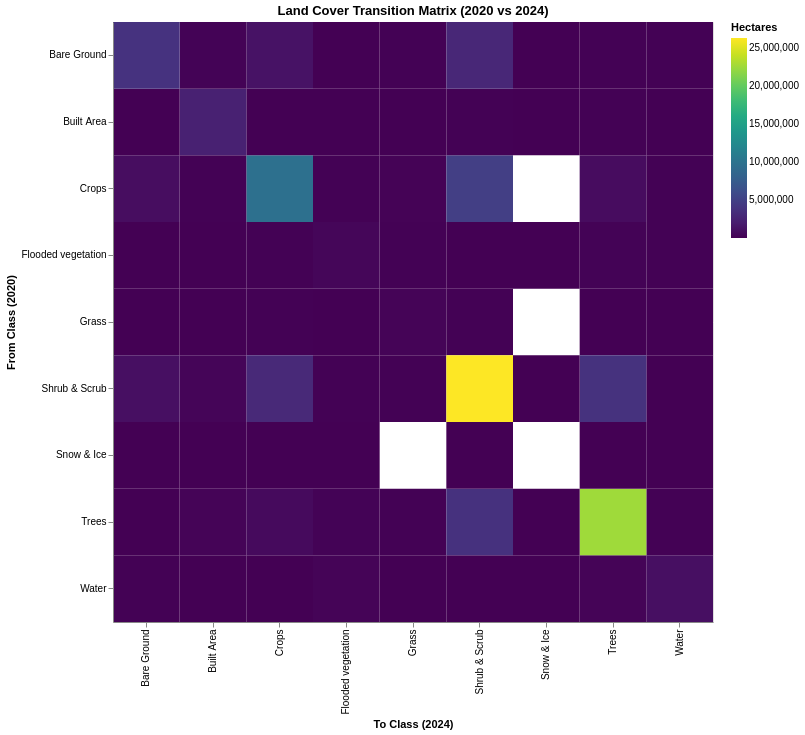

The code cell stored with this chart in its notebook:
### Markdown cell above
### Transition Matrix Analysis
This matrix shows the area (in hectares) that transitioned from one class to another between the start and end years.

**Automated Insights**:
The analysis below also provides a detailed report on:
- **Deforestation**: Forest loss to specific classes.
- **Urbanization**: Expansion of built-up areas.
- **Agricultural Expansion**: New crop areas.
- **Regrowth**: New tree cover.

### Code cell
print("Calculating transition matrix... this may take a moment.")
df_trans = analyzer.calculate_transition_matrix(2020, 2024, scale=SCALE_COUNTRY)

# Pivot for readable matrix format
pivot_trans = df_trans.pivot(index='Start_Class', columns='End_Class', values='Hectares').fillna(0)

# Display as a heatmap using Altair
heatmap = alt.Chart(df_trans).mark_rect().encode(
    x=alt.X('End_Class:N', title='To Class (2024)'),
    y=alt.Y('Start_Class:N', title='From Class (2020)'),
    color=alt.Color('Hectares:Q', scale=alt.Scale(scheme='viridis')),
    tooltip=['Start_Class', 'End_Class', alt.Tooltip('Hectares', format=',.0f')]
).properties(
    title='Land Cover Transition Matrix (2020 vs 2024)',
    width=600,
    height=600
)

display(pivot_trans.style.format("{:,.0f}").background_gradient(cmap="viridis", axis=None))
heatmap.display()

# Explain results
analyzer.explain_transitions(df_trans)

### Figure 1 — Vega-Lite specification as saved in the notebook (floating-point values rounded to 4 significant figures)
{"config": {"view": {"continuousWidth": 300, "continuousHeight": 300}}, "data": {"name": "data-fb21ff5b96aaac8d05cd9fe171398534"}, "mark": {"type": "rect"}, "encoding": {"color": {"field": "Hectares", "scale": {"scheme": "viridis"}, "type": "quantitative"}, "tooltip": [{"field": "Start_Class", "type": "nominal"}, {"field": "End_Class", "type": "nominal"}, {"field": "Hectares", "format": ",.0f", "type": "quantitative"}], "x": {"field": "End_Class", "title": "To Class (2024)", "type": "nominal"}, "y": {"field": "Start_Class", "title": "From Class (2020)", "type": "nominal"}}, "height": 600, "title": "Land Cover Transition Matrix (2020 vs 2024)", "width": 600, "$schema": "https://vega.github.io/schema/vega-lite/v6.1.0.json", "datasets": {"data-fb21ff5b96aaac8d05cd9fe171398534": [{"Start_Class": "Water", "End_Class": "Water", "Hectares": 960500.0}, {"Start_Class": "Water", "End_Class": "Trees", "Hectares": 174300.0}, {"Start_Class": "Water", "End_Class": "Grass", "Hectares": 5191.0}, {"Start_Class": "Water", "End_Class": "Flooded vegetation", "Hectares": 228500.0}, {"Start_Class": "Water", "End_Class": "Crops", "Hectares": 14550.0}, {"Start_Class": "Water", "End_Class": "Shrub & Scrub", "Hectares": 7536.0}, {"Start_Class": "Water", "End_Class": "Built Area", "Hectares": 2917.0}, {"Start_Class": "Water", "End_Class": "Bare Ground", "Hectares": 35260.0}, {"Start_Class": "Water", "End_Class": "Snow & Ice", "Hectares": 136.6}, {"Start_Class": "Trees", "End_Class": "Water", "Hectares": 37830.0}, {"Start_Class": "Trees", "End_Class": "Trees", "Hectares": 22540000.0}, {"Start_Class": "Trees", "End_Class": "Grass", "Hectares": 79650.0}, {"Start_Class": "Trees", "End_Class": "Flooded vegetation", "Hectares": 118600.0}, {"Start_Class": "Trees", "End_Class": "Crops", "Hectares": 588300.0}, {"Start_Class": "Trees", "End_Class": "Shrub & Scrub", "Hectares": 3680000.0}, {"Start_Class": "Trees", "End_Class": "Built Area", "Hectares": 233700.0}, {"Start_Class": "Trees", "End_Class": "Bare Ground", "Hectares": 10990.0}, {"Start_Class": "Trees", "End_Class": "Snow & Ice", "Hectares": 61.14}, {"Start_Class": "Grass", "End_Class": "Water", "Hectares": 9817.0}, {"Start_Class": "Grass", "End_Class": "Trees", "Hectares": 32340.0}, {"Start_Class": "Grass", "End_Class": "Grass", "Hectares": 169300.0}, {"Start_Class": "Grass", "End_Class": "Flooded vegetation", "Hectares": 24410.0}, {"Start_Class": "Grass", "End_Class": "Crops", "Hectares": 54890.0}, {"Start_Class": "Grass", "End_Class": "Shrub & Scrub", "Hectares": 35430.0}, {"Start_Class": "Grass", "End_Class": "Built Area", "Hectares": 117.1}, {"Start_Class": "Grass", "End_Class": "Bare Ground", "Hectares": 6748.0}, {"Start_Class": "Flooded vegetation", "End_Class": "Water", "Hectares": 52760.0}, {"Start_Class": "Flooded vegetation", "End_Class": "Trees", "Hectares": 104600.0}, {"Start_Class": "Flooded vegetation", "End_Class": "Grass", "Hectares": 34290.0}, {"Start_Class": "Flooded vegetation", "End_Class": "Flooded vegetation", "Hectares": 354600.0}, {"Start_Class": "Flooded vegetation", "End_Class": "Crops", "Hectares": 34350.0}, {"Start_Class": "Flooded vegetation", "End_Class": "Shrub & Scrub", "Hectares": 15300.0}, {"Start_Class": "Flooded vegetation", "End_Class": "Built Area", "Hectares": 856.7}, {"Start_Class": "Flooded vegetation", "End_Class": "Bare Ground", "Hectares": 6497.0}, {"Start_Class": "Flooded vegetation", "End_Class": "Snow & Ice", "Hectares": 26.73}, {"Start_Class": "Crops", "End_Class": "Water", "Hectares": 40120.0}, {"Start_Class": "Crops", "End_Class": "Trees", "Hectares": 751700.0}, {"Start_Class": "Crops", "End_Class": "Grass", "Hectares": 149000.0}, {"Start_Class": "Crops", "End_Class": "Flooded vegetation", "Hectares": 59110.0}, {"Start_Class": "Crops", "End_Class": "Crops", "Hectares": 9640000.0}, {"Start_Class": "Crops", "End_Class": "Shrub & Scrub", "Hectares": 4800000.0}, {"Start_Class": "Crops", "End_Class": "Built Area", "Hectares": 73430.0}, {"Start_Class": "Crops", "End_Class": "Bare Ground", "Hectares": 802600.0}, {"Start_Class": "Shrub & Scrub", "End_Class": "Water", "Hectares": 32860.0}, {"Start_Class": "Shrub & Scrub", "End_Class": "Trees", "Hectares": 3723000.0}, {"Start_Class": "Shrub & Scrub", "End_Class": "Grass", "Hectares": 95880.0}, {"Start_Class": "Shrub & Scrub", "End_Class": "Flooded vegetation", "Hectares": 43820.0}, {"Start_Class": "Shrub & Scrub", "End_Class": "Crops", "Hectares": 2964000.0}, {"Start_Class": "Shrub & Scrub", "End_Class": "Shrub & Scrub", "Hectares": 26280000.0}, {"Start_Class": "Shrub & Scrub", "End_Class": "Built Area", "Hectares": 260700.0}, {"Start_Class": "Shrub & Scrub", "End_Class": "Bare Ground", "Hectares": 946800.0}, {"Start_Class": "Shrub & Scrub", "End_Class": "Snow & Ice", "Hectares": 2.954}, {"Start_Class": "Built Area", "End_Class": "Water", "Hectares": 1792.0}, {"Start_Class": "Built Area", "End_Class": "Trees", "Hectares": 92810.0}, {"Start_Class": "Built Area", "End_Class": "Grass", "Hectares": 132.2}, {"Start_Class": "Built Area", "End_Class": "Flooded vegetation", "Hectares": 332.9}, {"Start_Class": "Built Area", "End_Class": "Crops", "Hectares": 14680.0}, {"Start_Class": "Built Area", "End_Class": "Shrub & Scrub", "Hectares": 56930.0}, {"Start_Class": "Built Area", "End_Class": "Built Area", "Hectares": 2317000.0}, {"Start_Class": "Built Area", "End_Class": "Bare Ground", "Hectares": 4608.0}, {"Start_Class": "Built Area", "End_Class": "Snow & Ice", "Hectares": 4.952}, {"Start_Class": "Bare Ground", "End_Class": "Water", "Hectares": 53690.0}, {"Start_Class": "Bare Ground", "End_Class": "Trees", "Hectares": 50680.0}, {"Start_Class": "Bare Ground", "End_Class": "Grass", "Hectares": 34040.0}, {"Start_Class": "Bare Ground", "End_Class": "Flooded vegetation", "Hectares": 26570.0}, {"Start_Class": "Bare Ground", "End_Class": "Crops", "Hectares": 1184000.0}, {"Start_Class": "Bare Ground", "End_Class": "Shrub & Scrub", "Hectares": 2844000.0}, {"Start_Class": "Bare Ground", "End_Class": "Built Area", "Hectares": 113800.0}, {"Start_Class": "Bare Ground", "End_Class": "Bare Ground", "Hectares": 3772000.0}, {"Start_Class": "Bare Ground", "End_Class": "Snow & Ice", "Hectares": 6.918}, {"Start_Class": "Snow & Ice", "End_Class": "Water", "Hectares": 0.9884}, {"Start_Class": "Snow & Ice", "End_Class": "Trees", "Hectares": 5.933}, {"Start_Class": "Snow & Ice", "End_Class": "Flooded vegetation", "Hectares": 3.954}, {"Start_Class": "Snow & Ice", "End_Class": "Crops", "Hectares": 0.9894}, {"Start_Class": "Snow & Ice", "End_Class": "Shrub & Scrub", "Hectares": 1.98}, {"Start_Class": "Snow & Ice", "End_Class": "Built Area", "Hectares": 0.989}, {"Start_Class": "Snow & Ice", "End_Class": "Bare Ground", "Hectares": 0.9683}]}}
